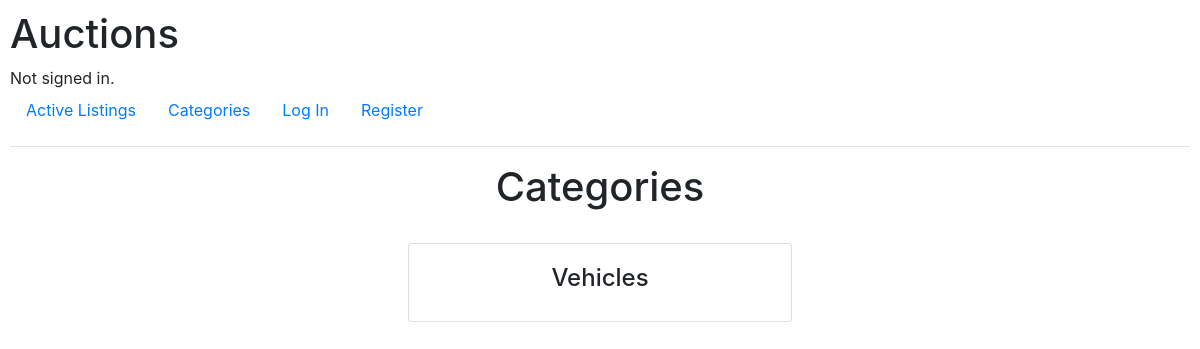
Before: /categories with the older database file.
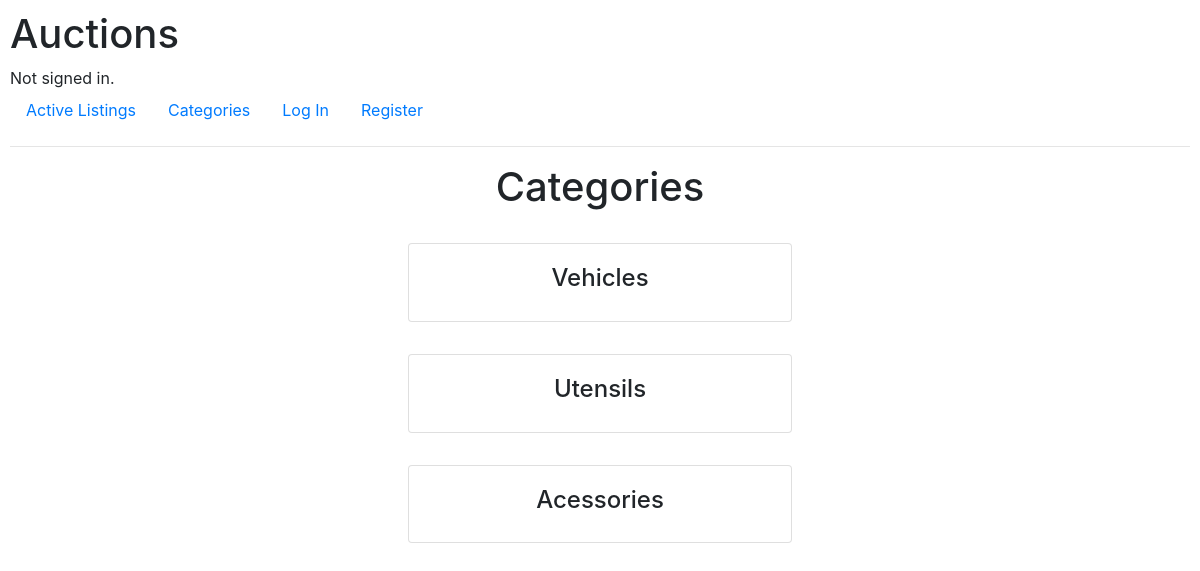
After: the same page with the newer database file.
### auctions/models.py (models this page shows, shortened)
class Listing(models.Model):
    creator = models.ForeignKey(User, on_delete=models.CASCADE)
    title = models.CharField(max_length=128)
    description = models.CharField(max_length=500)
    bid_quantity = models.IntegerField(default=0)
    starting_bid = models.FloatField(default=0)
    top_bid = models.ForeignKey('Bid', default=0, on_delete=models.SET_DEFAULT)
    img_url = models.URLField(null=True)
    category = models.CharField(max_length=64, null=True)

### auctions/views.py (the view)
# urls.py: path('categories', views.categories, name='categories'),
def categories(request):
    return render(request, 'auctions/categories.html', {
        'categories': Listing.objects.values_list('category', flat=True)
    })

### auctions/templates/auctions/categories.html
{% extends 'auctions/layout.html' %}
{% block body %}
<h1 style='text-align: center;'>Categories</h1>
{% for category in categories %}
    {% if category != None %}
    <div class="card mx-auto" style='width: 24rem; margin: 2rem;'>
       <a href="{% url 'category-page' category=category %}" class='card-body text-center text-decoration-none' style='color: inherit;'><h4>{{ category }}</h4></a>
    </div>
    {% endif %}
{% endfor %}
{% endblock %}

### auctions/templates/auctions/layout.html (shortened to what this page needs)
{% load static %}
<!DOCTYPE html>
<html lang="en">
    <head>
        <link rel="stylesheet" href="https://stackpath.bootstrapcdn.com/bootstrap/4.4.1/css/bootstrap.min.css">
        <link href="{% static 'auctions/styles.css' %}" rel="stylesheet">
    </head>
    <body>
        <h1>Auctions</h1>
        <div>
            {% if user.is_authenticated %}
                Signed in as <strong>{{ user.username }}</strong>.
            {% else %}
                Not signed in.
            {% endif %}
        </div>
        <ul class="nav">
            <li class="nav-item">
                <a class="nav-link" href="{% url 'index' %}">Active Listings</a>
            </li>
            <li class="nav-item">
                <a class="nav-link" href="{% url 'categories' %}">Categories</a>
            </li>
            {% if user.is_authenticated %}
                <li class="nav-item">
                    <a class="nav-link" href="{% url 'logout' %}">Log Out</a>
                </li>
            {% else %}
                <li class="nav-item">
                    <a class="nav-link" href="{% url 'login' %}">Log In</a>
                </li>
                <li class="nav-item">
                    <a class="nav-link" href="{% url 'register' %}">Register</a>
                </li>
            {% endif %}
        </ul>
        <hr>
        {% block body %}
        {% endblock %}
    </body>
</html>

### auctions/static/auctions/styles.css (style rules this page uses)
body { padding: 10px; }

Changed rows visible on the page:
added Listing: category "Utensils"
added Listing: category "Acessories"
